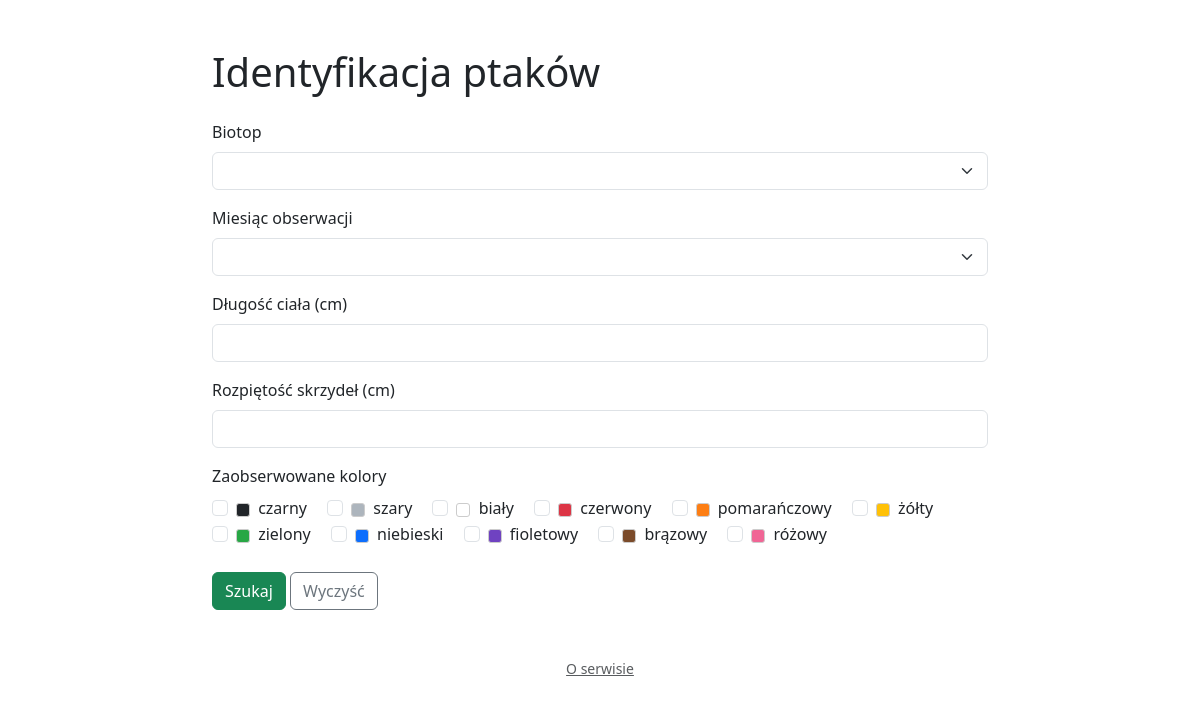
The page / on the database its author committed.
### apps/birds/models.py (models this page shows)
class Kolor(models.Model):
    nazwa = models.CharField(max_length=100, unique=True)
    def __str__(self):
        return self.nazwa

### apps/birds/views.py (the view, shortened to what this page needs)
# urls.py: path('', views.home, name='home'),
def home(request):
    form = ObserwacjaForm(request.POST or None)
    wyniki = None
    return render(request, "birds/home.html", {"form": form, "wyniki": wyniki})

### apps/birds/forms.py (shortened to what this page needs)
class ObserwacjaForm(forms.Form):
    biotop = forms.ModelChoiceField(
        queryset=Biotop.objects.all(),
        required=False,
        label="Biotop",
        empty_label="",
        widget=forms.Select(attrs={"class": "form-select"}),
    )
    miesiac = forms.ChoiceField(
        choices=MIESIACE,
        required=False,
        label="Miesiąc obserwacji",
        widget=forms.Select(attrs={"class": "form-select"}),
    )
    dlugosc_ciala = forms.FloatField(
        required=False,
        label="Długość ciała (cm)",
        min_value=0.1,
        max_value=300,
        widget=forms.NumberInput(attrs={"class": "form-control"}),
    )
    rozpietosc_skrzydel = forms.FloatField(
        required=False,
        label="Rozpiętość skrzydeł (cm)",
        min_value=0.1,
        max_value=400,
        widget=forms.NumberInput(attrs={"class": "form-control"}),
    )
    kolory = forms.ModelMultipleChoiceField(
        queryset=Kolor.objects.all(),
        required=False,
        widget=forms.CheckboxSelectMultiple(attrs={"class": "form-check-input"}),
        label="Zaobserwowane kolory",
    )

### apps/birds/models.py (called while the page is built)
    def __str__(self):
        return self.nazwa

### apps/birds/templatetags/birds_extras.py (called while the page is built)
@register.filter
def kolor_hex(nazwa):
    return MAPA_KOLOROW.get(nazwa, "#cccccc")

### apps/birds/templates/birds/home.html (shortened to what this page needs)
{% load birds_extras %}
<!DOCTYPE html>
<html lang="pl">
<head>
    <link href="https://cdn.jsdelivr.net/npm/bootstrap@5.3.3/dist/css/bootstrap.min.css" rel="stylesheet">
</head>
<body>
<div class="container pt-5 pb-3" style="max-width: 800px;">
    <h1 class="mb-1 mb-4">Identyfikacja ptaków</h1>
    <form method="post">
        <div class="mb-3">
            <label for="{{ form.biotop.id_for_label }}" class="form-label">Biotop</label>
            {{ form.biotop }}
        </div>
        <div class="mb-3">
            <label for="{{ form.miesiac.id_for_label }}" class="form-label">Miesiąc obserwacji</label>
            {{ form.miesiac }}
        </div>
        <div class="mb-3">
            <label for="{{ form.dlugosc_ciala.id_for_label }}" class="form-label">Długość ciała (cm)</label>
            {{ form.dlugosc_ciala }}
        </div>
        <div class="mb-3">
            <label for="{{ form.rozpietosc_skrzydel.id_for_label }}" class="form-label">Rozpiętość skrzydeł (cm)</label>
            {{ form.rozpietosc_skrzydel }}
        </div>
        <div class="mb-4">
            <label class="form-label d-block">Zaobserwowane kolory</label>
            {% for checkbox in form.kolory %}
                <div class="form-check form-check-inline">
                    {{ checkbox.tag }}
                    <label class="form-check-label" for="{{ checkbox.id_for_label }}">
                        <span style="display:inline-block; width:14px; height:14px; border-radius:3px; background-color: {{ checkbox.choice_label|kolor_hex }}; border:1px solid #ccc; vertical-align:middle; margin-right:4px;"></span>
                        {{ checkbox.choice_label }}
                    </label>
                </div>
            {% endfor %}
        </div>
        <button type="submit" class="btn btn-success">Szukaj</button>
        <a href="{% url 'home' %}" class="btn btn-outline-secondary">Wyczyść</a>
    </form>
    <p class="text-center text-muted small mt-5 mb-0">
        <a href="{% url 'o_serwisie' %}" class="text-muted">O serwisie</a>
    </p>
</div>
</body>
</html>

### rows shown on the page
Kolor: choice_label "czarny"
Kolor: choice_label "szary"
Kolor: choice_label "biały"
Kolor: choice_label "czerwony"
Kolor: choice_label "pomarańczowy"
Kolor: choice_label "żółty"
Kolor: choice_label "zielony"
Kolor: choice_label "niebieski"
Kolor: choice_label "fioletowy"
Kolor: choice_label "brązowy"
Kolor: choice_label "różowy"
